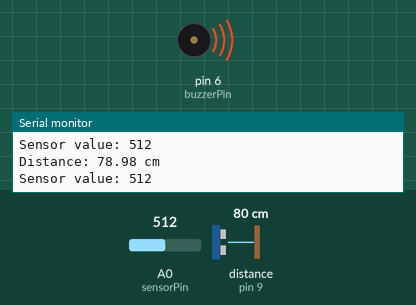
The sketch below on a simulated Arduino Uno, built with avr-gcc and run on an emulated ATmega328P. Shown: buzzer (waves = sounding, pin HIGH), the last lines printed to the serial monitor. Wiring (inferred from the names in the program): ultrasonic range finder: trigger pin 8; echo pin 9. Inputs (shaded band) come from the test bench; at power-on: distance to the obstacle (sensor on pin 9) 80 cm, A0 (sensorPin) = 512. The echo pulse lasts 58.3 µs per cm; pins used as bus, display or sensor lines are not drawn.

Above: at 2.3 s.
2.4 s: distance to the obstacle (sensor on pin 9) set to 96 cm
4.5 s: distance to the obstacle (sensor on pin 9) set to 104 cm
At 4.9 s:
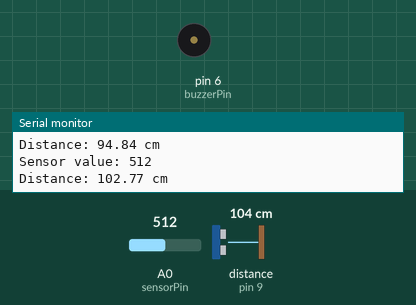
9.6 s: distance to the obstacle (sensor on pin 9) set to 2 cm
At 9.6 s:
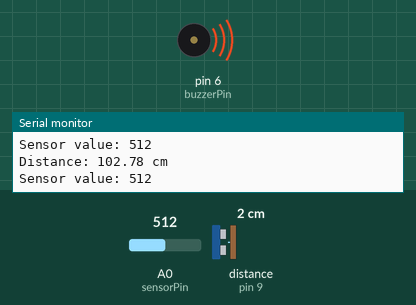
11.7 s: distance to the obstacle (sensor on pin 9) set to 120 cm
At 13.1 s:
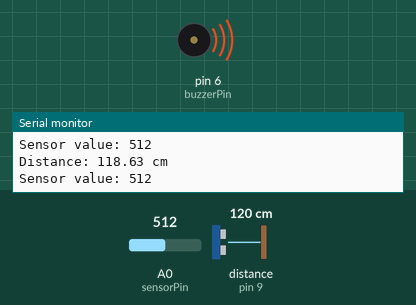
Timing chart, 0 to 17.8 s (numbered marks = the images above; inputs shaded):
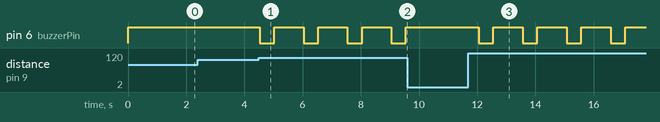

Measured:
- the behaviour switches between 101 and 102 cm on distance to the obstacle (sensor on pin 9) (found by bisection; images 0 and 1)
- after the input at 4.5 s, pin 6 (buzzerPin): alternates HIGH for 1.0 s and LOW for 0.50 s, starting at once
- after the input at 9.6 s, pin 6 (buzzerPin): stays HIGH (without the input it goes to LOW after 0.96 s)
- after the input at 11.7 s, pin 6 (buzzerPin): alternates HIGH for 1.0 s and LOW for 0.50 s, starting after 0.36 s

The sketch:

ultramq3_new.ino
```cpp
#define trigPin 8
#define echoPin 9
#define buzzerPin 6
int sensorPin = A0;    // define analog input pin for MQ-3 sensor
int threshold = 280;   // define gas concentration threshold
void setup() {
  Serial.begin(9600); // Initialize serial communication at 9600 baud
  pinMode(A0, INPUT);
  pinMode(trigPin, OUTPUT);
  pinMode(echoPin, INPUT);
  pinMode(buzzerPin, OUTPUT);
}
void loop() {
  digitalWrite(trigPin, LOW); // Set the trigger pin to low
  delayMicroseconds(2); // Wait for 2 microseconds
  digitalWrite(trigPin, HIGH); // Set the trigger pin to high
  delayMicroseconds(10); // Wait for 10 microseconds
  digitalWrite(trigPin, LOW); // Set the trigger pin to low
  long duration = pulseIn(echoPin, HIGH); // Measure the duration of the echo pulse
  float distance = duration * 0.034 / 2; // Calculate the distance in centimeters
  Serial.print("Distance: ");
  Serial.print(distance);
  Serial.println(" cm");
  if (distance < 100) { // If the distance is less than 10 cm, turn on the buzzer
    digitalWrite(buzzerPin, HIGH);
  } else { // Otherwise, turn off the buzzer
    digitalWrite(buzzerPin, LOW);
  }
  delay(500); // Wait for 500 milliseconds before measuring again
  int sensorValue = analogRead(sensorPin); // read analog value from MQ-3 sensor
  Serial.print("Sensor value: ");
  Serial.println(sensorValue);              // print sensor value to serial monitor
  if(sensorValue > threshold){              // check if gas concentration is above threshold
    digitalWrite(buzzerPin, HIGH);          // turn buzzer on                            // wait for 0.5 second
  }
  delay(1000);                              // wait for 1 second before taking next reading
}
```
